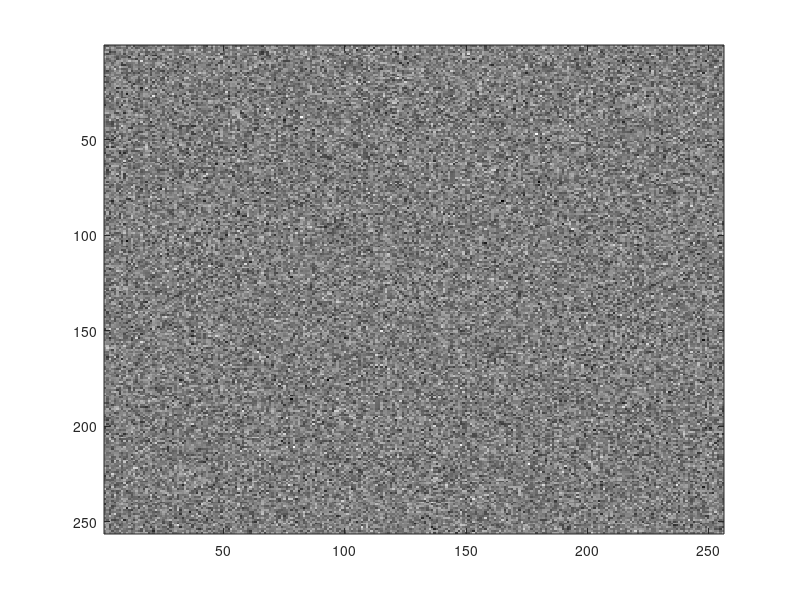

This chart was generated by the following MATLAB code: (Note: this script raises an error after producing the figure.)
% Homework 3
% Synthesize images using white Gaussian input and 
% filters generated in homework 1 (disks of different types))
% Zeyu Liu
% 3/19/2019
function homework4

N = 256;
type = 1; % circular dist
%type = 2;
%type = 3;

R = 50;   % radius

%rs = 10; % row shift
%cs = 10; % column shift

for rs=5:10:45,
    for cs=5:10:45,
    
% 1. Generate a white Gaussian random field
w = randn(N);
imagesc(w);
colormap(gray(256));
%pause;

% 2. Apply FFT to the white Gaussian random field you generated in Part 1.
W = fft2(w);
imagesc(real(W));
%pause;

% 3a. Generate a filter in spatial domain
h = filter_gen(N, R, type);
image(h);
pause;

% 3b. Apply FFT to the filter h
H = fft2(h);
imagesc(abs(real(H)));
%pause;

% 3c. Apply circular shift to H
H1 = cir_shift(H, rs, cs);
imagesc(abs(real(H1)));
pause;

% 3d. Multiply H1 with W (feq. domain convolution)
X = H1.*W;   % * means cha chen .* means dian chen 
imagesc(real(X));
%pause;

% 4. Apply inverse-FFT to each of the image you obtained in Part 3
x = ifft2(X);
imagesc(real(x));
pause;
end;
end;
